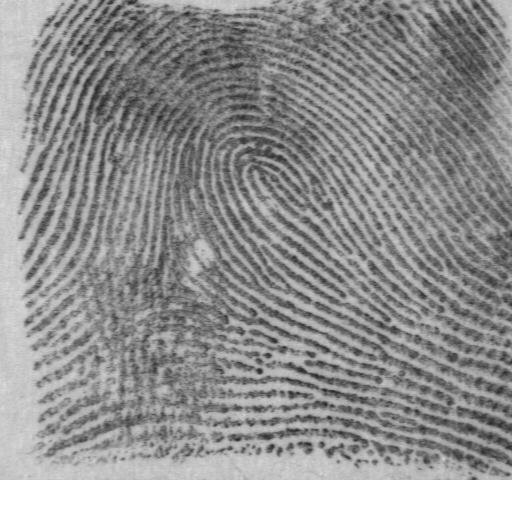
#> input picture pic1.png, 512 x 512 px
$ python test3.py
#> lines starting #> are read from the running program, lines starting #| are printed output that depends on the picture
### initial.py
#!/usr/bin/env python2
# -*- coding: utf-8 -*-
"""
Created on Mon Nov  7 14:57:34 2016

@author: zhangzimou
"""
import cv2
from matplotlib import pyplot as plt
import numpy as np
from numpy.lib.stride_tricks import as_strided as ast
from numpy.fft import fft2
from numpy.fft import ifft2
from numpy.fft import fftshift
from scipy.signal import convolve2d

# [35 lines left out: functions block_view, blockproc, enhance, not called in this run]

def inverse(img):
    return 255-img


# [179 lines left out: functions foreground_, foreground, segmentation, blkWlDire, calcWlDire, blkwl and 8 more, not called in this run]


def imshow(img):
    plt.imshow(img,cmap='gray',vmin=0,vmax=255,interpolation='nearest')

# [4 lines left out: function normalize, not called in this run]
def normalize2(img,mu=125,sigma=128):
    m=np.mean(img)
    std=np.std(img)
    if (std==0):
        return img
    return mu+sigma/std*(img-m)

# [128 lines left out: functions fill, countCrossNum, validateMinutiae, bifurDirec, thinning, transitions_vec, not called in this run]

### test3.py
#!/usr/bin/env python2
# -*- coding: utf-8 -*-
"""
Created on Fri Nov 11 19:18:09 2016

@author: zhangzimou
"""

import cv2
import numpy as np
from matplotlib import pyplot as plt
from matplotlib.patches import Rectangle
from scipy.signal import convolve2d
import time
from initial import imshow
from initial import normalize
from initial import normalize2
from numpy.fft import fft2
from numpy.fft import ifft2
from numpy.fft import fftshift
import initial as init


def calcDirection(img):
    sobel_x=np.array([[1, 0, -1],[2, 0, -2],[1, 0, -1]])
    sobel_y=np.array([[1, 2, 1],[0, 0, 0],[-1,-2,-1]])
    par_x=convolve2d(img,sobel_x,mode='same')
    par_y=convolve2d(img,sobel_y,mode='same')
    Vy=2*np.sum(par_x*par_y)
    Vx=np.sum(par_y**2-par_x**2)
    theta=0.5*np.arctan2(Vy,Vx)#+np.pi/2
    return theta

img=cv2.imread('pic1.png',0)
#> img is the input picture: shape (512, 512); min 36, max 255, mean 146.2
w=60
aa=200
bb=100
img=img[aa:aa+w,bb:bb+w]
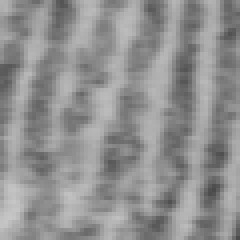
#> img: shape (60, 60) (shown 4 times larger); min 74, max 198, mean 145
#img=cv2.equalizeHist(img)
mmin=np.min(img)
#> mmin = 74
mmax=np.max(img)
#> mmax = 198
q=0.2
#img[np.where(img<q*(mmax-mmin))]=0
#img[np.where(img>(1-q)*(mmax-mmin))]=255
img=normalize2(img,125,128)
#> in normalize2, `m=np.mean(img)`: m = 145
#> in normalize2, `std=np.std(img)`: std = 23.8
theta=calcDirection(img)
#> in calcDirection, `par_y=convolve2d(img,sobel_y,mode='same')`:
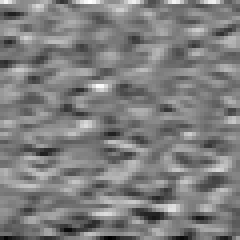
#> par_y: shape (60, 60) float64 (shown 4 times larger); min -1193.6, max 1204.3, mean -0.4; drawn with min black and max white
#> in calcDirection, `Vy=2*np.sum(par_x*par_y)`: Vy = 245794708.4
#> in calcDirection, `Vx=np.sum(par_y**2-par_x**2)`: Vx = -578571010.3
#> in calcDirection, `theta=0.5*np.arctan2(Vy,Vx)#+np.pi/2`: theta = 1.37
#> theta = 1.37
imshow(img)
img[np.where(img>255)]=255;img[np.where(img<0)]=0
M,N=np.shape(img)
#> M = 60; N = 60
plt.quiver(M/2,N/2,np.cos(theta),np.sin(theta),color='r')

f=np.fft.fft2(img)
f=np.fft.fftshift(f)
fmag = np.abs(f)
#imshow(fmag)
aa=np.where(fmag==np.max(fmag))
#> aa = ([30], [30])
fmag[aa]=0; argmax=np.where(fmag==np.max(fmag))
#> after `fmag[aa] = 0`:
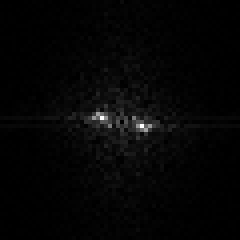
#> fmag: shape (60, 60) float64 (shown 4 times larger); min 0, max 107775.7, mean 2396.3; drawn with min black and max white
#> after `argmax = np.where(fmag == np.max(fmag))`: argmax = ([31], [35])
pho_c=((argmax[0][0]-aa[0][0])**2+(argmax[1][0]-aa[1][0])**2)**0.5
#> pho_c = 5.1
N,M=np.shape(img)
nn,mm=np.meshgrid(np.arange(-(N-1)/2.0,(N-1)/2.0+1),np.arange((M-1)/2.0+1,-(M-1)/2.0,-1))
bw=3
pho=(nn**2+mm**2)**0.5
HPho=np.exp(-(pho-pho_c)**2/(2*bw))/(2*np.pi)**0.5/bw
phi=np.arctan2(mm,nn)
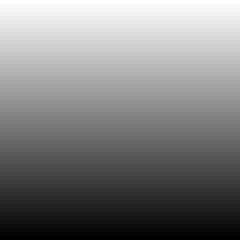
#> mm: shape (60, 60) float64 (shown 4 times larger); min -28.5, max 30.5, mean 1; drawn with min black and max white
phi_c=theta-np.pi/2
#> phi_c = -0.201
phiBW=0.6
phi[np.where(np.abs(phi-phi_c)>=phiBW)]=phi_c+phiBW
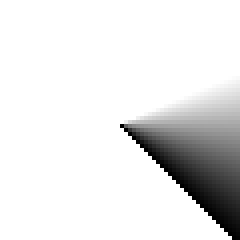
#> phi: shape (60, 60) float64 (shown 4 times larger); min -0.785, max 0.399, mean 0.279; drawn with min black and max white
Hphi=np.cos(np.pi/2*(phi-phi_c)/phiBW)**2
H_filter=HPho*Hphi
img_filter_f=f*H_filter
img_filter=np.abs(np.fft.ifft2(np.fft.fftshift(img_filter_f)))
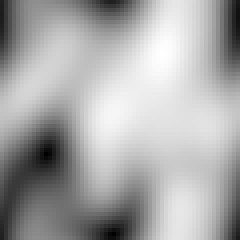
#> img_filter: shape (60, 60) float64 (shown 4 times larger); min 0.129, max 7.37, mean 4.92; drawn with min black and max white

#plt.figure()
#plt.imshow(Hphi,cmap='gray')
plt.figure()
plt.imshow(img_filter,cmap='gray')
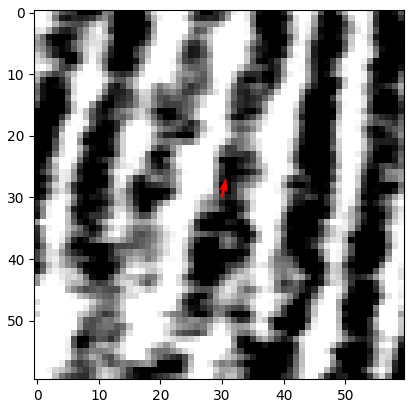
#> figure drawn by matplotlib, 1 panel

$ run again, with pic4.tif saved as pic1.png
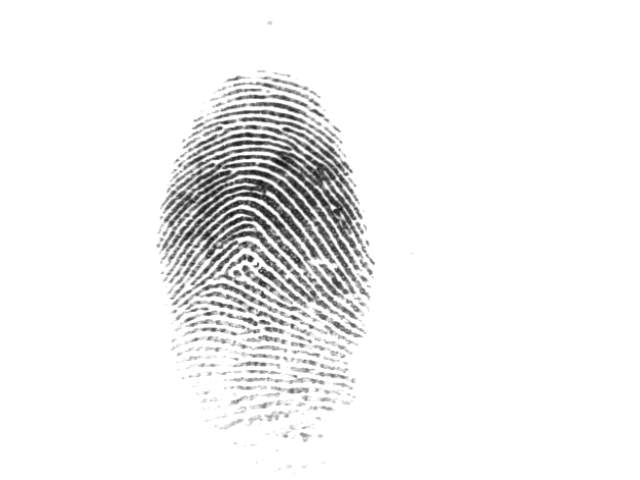
#> input picture pic4.tif, 640 x 480 px
#> img is the input picture: shape (480, 640); min 14, max 255, mean 241.6
#> mmin = 145
#> mmax = 255
#> m = 254.5
#> std = 5.24
#> Vy = 199202855.6
#> Vx = -173757123.4
#> in calcDirection, `theta=0.5*np.arctan2(Vy,Vx)#+np.pi/2`: theta = 1.14
#> aa = ([30], [30])
#> `fmag[aa] = 0`:
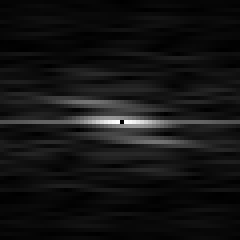
#> fmag: shape (60, 60) float64 (shown 4 times larger); min 0, max 8241.1, mean 645.4; drawn with min black and max white
#> argmax = ([30, 30], [29, 31])
#> pho_c = 1
#> phi_c = -0.427
#> `plt.imshow(img_filter,cmap='gray')`:
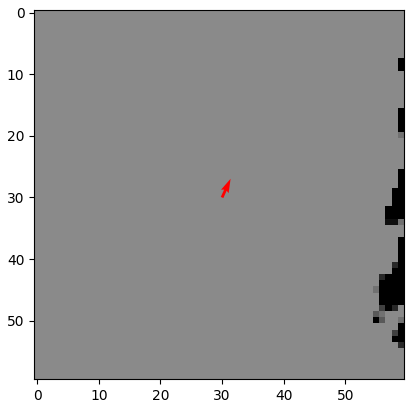
#> figure drawn by matplotlib, 1 panel

$ run again, with pic5.tif saved as pic1.png
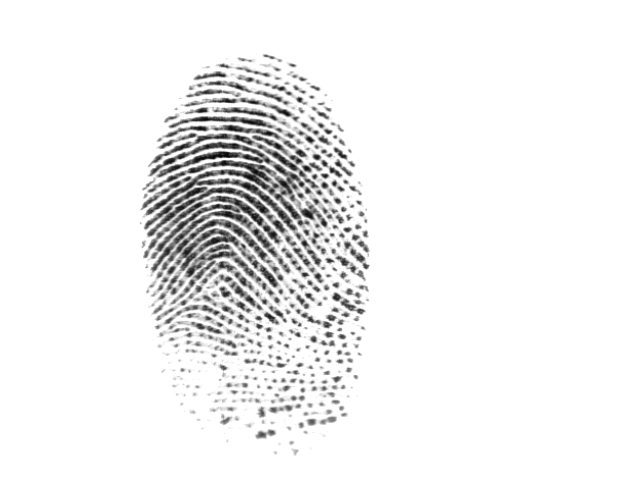
#> input picture pic5.tif, 640 x 480 px
#> img is the input picture: shape (480, 640); min 1, max 255, mean 240.1
#> mmin = 34
#> mmax = 255
#> m = 232.5
#> std = 49.54
#> Vy = 492786462.3
#> Vx = 13972574
#> in calcDirection, `theta=0.5*np.arctan2(Vy,Vx)#+np.pi/2`: theta = 0.771
#> aa = ([30], [30])
#> `fmag[aa] = 0`:
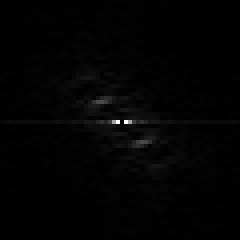
#> fmag: shape (60, 60) float64 (shown 4 times larger); min 0, max 106971.8, mean 1481.1; drawn with min black and max white
#> argmax = ([30, 30], [29, 31])
#> pho_c = 1
#> phi_c = -0.8
#> `plt.imshow(img_filter,cmap='gray')`:
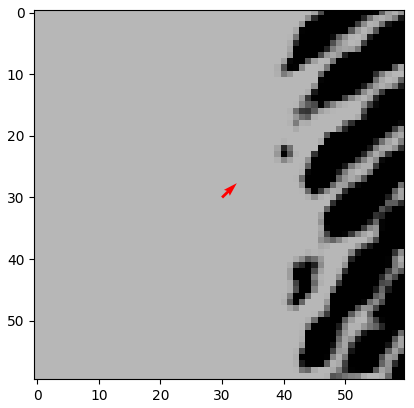
#> figure drawn by matplotlib, 1 panel
